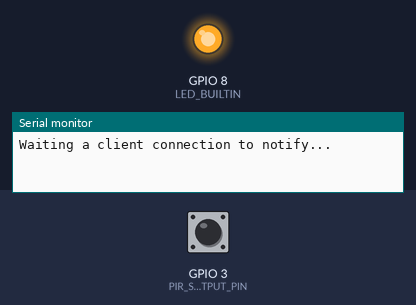
The sketch below on a simulated ESP32-S3. Parts: output pins drawn as LEDs (lit = HIGH), the last lines printed to the serial monitor. The inputs (shaded band) are chosen by the test bench; at power-on: GPIO 3 (PIR_SENSOR_OUTPUT_PIN) HIGH. Nothing arrives over Bluetooth unless stated; a phone connects over Bluetooth LE 3 s after start.

Above: at 1.2 s.
1.3 s: GPIO 3 (PIR_SENSOR_OUTPUT_PIN) pulsed LOW 2 times (0.12 s each, 0.3 s apart)
At 4.3 s:
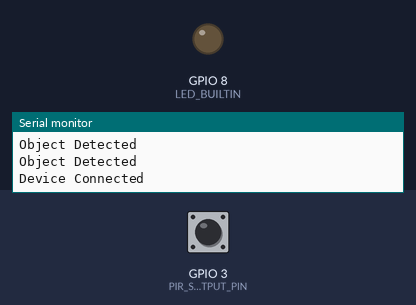
Timing chart, 0 to 5.8 s (numbered marks = the images above; inputs shaded):
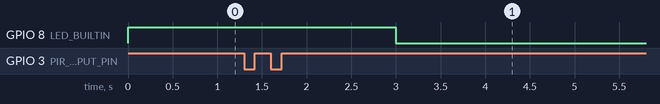

The sketch:

esp32_ble_server_sensor_pir.ino
```cpp
// (licence header left out)
#include <BLEDevice.h>
#include <BLEServer.h>
#include <BLEUtils.h>
#include <BLE2902.h>

const int PIR_SENSOR_OUTPUT_PIN = 3;

// Define the pin for the built-in LED
#define LED_BUILTIN 8  // Adjust this pin according to your setup

BLEServer *pServer;

//BLE server name
#define bleServerName "ESP32_PIR"
// Default UUID for Environmental Sensing Service
// https://www.bluetooth.com/specifications/assigned-numbers/
static BLEUUID bmeServiceUUID("11bad492-b950-4226-aa2b-4ede9fa42f55");

static BLEUUID pressureCharacteristicUUID("333f30b8-1fa1-4d63-8c19-f50a3a7a2ef9");

// Pressure Characteristic and Descriptor
BLECharacteristic pressureCharacteristic(pressureCharacteristicUUID, BLECharacteristic::PROPERTY_NOTIFY);
BLEDescriptor pressureDescriptor(BLEUUID((uint16_t)0x2902));

// Create a sensor object
// Init BME280
void initBME(){

}
bool deviceConnected = false;
//Setup callbacks onConnect and onDisconnect
class MyServerCallbacks: public BLEServerCallbacks {
  void onConnect(BLEServer* pServer) {
    deviceConnected = true;
    pServer->startAdvertising();
    Serial.println("Device Connected");
  };
  void onDisconnect(BLEServer* pServer) {
    deviceConnected = false;
    Serial.println("Device Disconnected");
     // Start advertising again
    pServer->startAdvertising();
    Serial.println("Advertising started");
  }
};

void setupPir() {
  pinMode(PIR_SENSOR_OUTPUT_PIN, INPUT_PULLUP);
  attachInterrupt(digitalPinToInterrupt(3), pir, RISING);  /* Interrupt on rising edge on pin 13 */
}

void setupBLE() {

  // Create the BLE Device
  BLEDevice::init(bleServerName);
  // Create the BLE Server
  pServer = BLEDevice::createServer();
  pServer->setCallbacks(new MyServerCallbacks());
  // Create the BLE Service
  BLEService *bmeService = pServer->createService(bmeServiceUUID);

  bmeService->addCharacteristic(&pressureCharacteristic);
  pressureCharacteristic.addDescriptor(&pressureDescriptor);
  // Start the service
  bmeService->start();
  // Start advertising
  pServer->getAdvertising()->start();
  Serial.println("Waiting a client connection to notify...");

}

void pir(){
  Serial.println("Object Detected");
  int32_t value = 1; // Set the value to 1

  pressureCharacteristic.setValue((uint8_t *)&value, 4); // Set the value as 4 bytes
  pressureCharacteristic.notify(); // Notify connected client
}
void setup() {
  // Start serial communication
  Serial.begin(115200);

    // Initialize the LED pin as an output
  pinMode(LED_BUILTIN, OUTPUT);
  digitalWrite(LED_BUILTIN, LOW);  // Ensure the LED is off at the start

  // Start BME sensor
  initBME();
  setupBLE();
  setupPir();
}

uint8_t value = 0;

void loop() {
  if (deviceConnected) {

    pressureCharacteristic.setValue((uint8_t *)&value, 4);
    pressureCharacteristic.notify();
    value++;
    digitalWrite(LED_BUILTIN, LOW);
    delay(1000);
  } else {

    digitalWrite(LED_BUILTIN, HIGH);
  }

}
```
